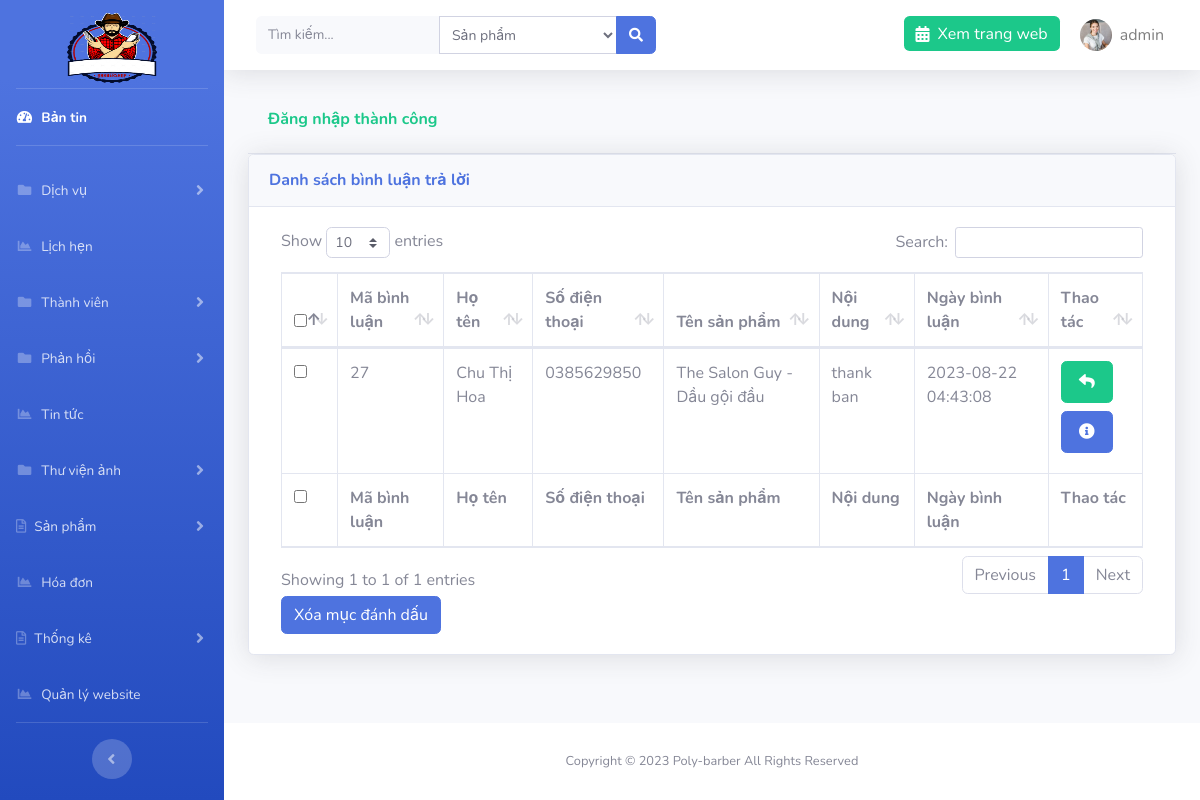
Screenshot of /admin/?page=comment&action=detail&id=26 (signed in) with the database file from the repository.
### tables this page shows
CREATE TABLE `setting` (
  `id` int(11) NOT NULL,
  `logo` varchar(191) NOT NULL,
  `file_ico` varchar(191) NOT NULL,
  `title` varchar(191) NOT NULL,
  `introduce` text NOT NULL,
  `slogan` varchar(191) NOT NULL
);

CREATE TABLE `comments` (
  `id` int(11) NOT NULL,
  `content` varchar(255) NOT NULL,
  `id_product` int(11) NOT NULL,
  `id_user` int(11) NOT NULL,
  `approve` bit(1) NOT NULL,
  `parent_id` int(11) NOT NULL,
  `rating` int(1) NOT NULL,
  `created_at` timestamp NOT NULL DEFAULT current_timestamp() ON UPDATE current_timestamp()
);

CREATE TABLE `users` (
  `id` int(11) NOT NULL,
  `account` varchar(191) NOT NULL,
  `password` varchar(191) NOT NULL,
  `name` varchar(191) NOT NULL,
  `address` varchar(255) NOT NULL,
  `phone` varchar(11) NOT NULL,
  `email` varchar(191) NOT NULL,
  `role` int(1) NOT NULL,
  `images` varchar(191) DEFAULT NULL,
  `code` varchar(191) DEFAULT NULL,
  `time_code` int(11) DEFAULT NULL
);

CREATE TABLE `products` (
  `id` int(11) NOT NULL,
  `name` varchar(191) NOT NULL,
  `price` float NOT NULL,
  `sale` float NOT NULL,
  `images` varchar(191) NOT NULL,
  `description` text NOT NULL,
  `status` bit(1) NOT NULL,
  `views` int(11) NOT NULL,
  `id_category` int(11) NOT NULL
);

### libs/database.php (called while the page is built, shortened)
<?php
function connection()
{
    try {
       $conn = new PDO("mysql:host=localhost; dbname=cattoc; charset=utf8", "root", "");
    } catch (PDOException $e) {
        echo "Lỗi Kết nối" . $e->getMessage();
    }
    return $conn;
}
function query_exe($sql) {
    $conn = connection();
    try {
        $stmt = $conn->prepare($sql);
        $stmt->execute();
        $result = $stmt->fetchAll(PDO::FETCH_ASSOC);
        return $result;
    } catch (PDOException $e) {
        echo "Lỗi dữ liệu" . $e->getMessage();
    } finally {
        unset($conn);
    }
}
function query_limit($sql) {
    $conn = connection();
    try {
        $stmt = $conn->prepare($sql);
        $stmt->execute();
        $result = $stmt->fetch(PDO::FETCH_ASSOC);
        return $result;
    } catch (PDOException $e) {
        echo "Lỗi dữ liệu" . $e->getMessage();
    } finally {
        unset($conn);
    }
}

### libs/setting.php (called while the page is built, shortened)
<?php
require_once "database.php";
function list_limit_setting(){
    $sql = "SELECT * from setting order by id limit 0,1";
    return query_limit($sql);
}

### libs/comments.php (called while the page is built, shortened)
<?php
require_once "database.php";
function list_parent_comment($parent_id){
    $sql = "SELECT comments.*,products.name as product_name,users.name,phone from comments
    inner join users on comments.id_user = users.id
    inner join products on comments.id_product = products.id where parent_id =$parent_id
     ORDER BY comments.id DESC";
    return query_exe($sql);
}

### admin/feedback/comments/detail.php (the view, shortened to what this page needs)
<?php
if(isset($_GET['id'])){
    $id = $_GET['id'];
    $comment = list_parent_comment($id);
}
?>
<div class="container-fluid">
    <?php if (isset($_SESSION['message'])) : ?>
        <div class="card-header py-3 text-success">
            <h6 class="font-weight-bold"><?= $_SESSION['message'] ?></h6>
        </div>
    <?php endif; ?>
    <div class="card shadow mb-4">
        <div class="card-header py-3">
            <h6 class="m-0 font-weight-bold text-primary">Danh sách bình luận trả lời</h6>
        </div>
        <div class="card-body">
            <div class="table-responsive">
                <form action="" method="POST" class="col-md-12">
                    <table class="table table-bordered" id="dataTable" width="100%" cellspacing="0">
                        <thead>
                            <tr>
                                <th>
                                    <input type="checkbox" name="checkall" class="checkall">
                                </th>
                                <th>Mã bình luận</th>
                                <th>Họ tên</th>
                                <th>Số điện thoại</th>
                                <th>Tên sản phẩm</th>
                                <th>Nội dung</th>
                                <th>Ngày bình luận</th>
                                <th>Thao tác</th>
                            </tr>
                        </thead>
                        <tfoot>
                            <tr>
                                <th>
                                    <input type="checkbox" name="checkall" class="checkall">
                                </th>
                                <th>Mã bình luận</th>
                                <th>Họ tên</th>
                                <th>Số điện thoại</th>
                                <th>Tên sản phẩm</th>
                                <th>Nội dung</th>
                                <th>Ngày bình luận</th>
                                <th>Thao tác</th>
                            </tr>
                        </tfoot>
                        <tbody>
                            <?php foreach ($comment as $c) : ?>
                                <tr>
                                    <td>
                                        <input type="checkbox" name="id[]" id="" value="<?= $c['id'] ?>">
                                    </td>
                                    <td><?= $c['id'] ?></td>
                                    <td><?= $c['name'] ?></td>
                                    <td><?= $c['phone'] ?></td>
                                    <td><?= $c['product_name'] ?></td>
                                    <td><?= $c['content'] ?></td>
                                    <td><?= $c['created_at'] ?></td>
                                    <td>
                                        <?php if ($c['approve'] == 1) : ?>
                                            <a href="<?= ROOT ?>admin/?page=comment&action=reply&id=<?= $c['id'] ?>" class="btn btn-success d-block p-2 w-75 mb-2"><i class="fas fa-reply"></i></a>
                                        <?php else : ?>
                                            <a href="<?= ROOT ?>admin/?page=comment&action=edit&id=<?= $c['id'] ?>" class="btn btn-success d-block p-2 w-75 mb-2"><i class="fas fa-check"></i></a>
                                        <?php endif; ?>
                                        <a href="<?= ROOT ?>admin/?page=comment&action=detail&id=<?= $c['id'] ?>" class="btn btn-primary  d-block p-2 w-75 mb-2"><i class="fas fa-info-circle"></i></a>
                                    </td>
                                </tr>
                            <?php endforeach; ?>
                        </tbody>
                    </table>
                    <button type="submit" class="btn btn-primary" id="btndel-category" name="btn-del">Xóa mục đánh dấu</button>
                </form>
            </div>
        </div>
    </div>
</div>

### admin/template/header.php (shortened to what this page needs)
<?php $setting = list_limit_setting(); ?>
<!DOCTYPE html>
<html lang="en">
<head>
    <link href="resource/vendor/fontawesome-free/css/all.min.css" rel="stylesheet" type="text/css">
    <link rel="stylesheet" href="resource/vendor/select2.min.css" />
<link rel="stylesheet" href="https://maxcdn.bootstrapcdn.com/bootstrap/4.4.1/css/bootstrap.min.css">
    <link href="resource/css/sb-admin-2.css" rel="stylesheet">
    <link href="resource/vendor/datatables/dataTables.bootstrap4.min.css" rel="stylesheet">
</head>
<body id="page-top">
    <div id="wrapper">
        <ul class="navbar-nav bg-gradient-primary sidebar sidebar-dark accordion" id="accordionSidebar">
            <a class="sidebar-brand d-flex align-items-center justify-content-center mb-3 pt-5" href="<?=ROOT?>admin">
                <img src="../images/<?=$setting['logo']?>" alt="logo" width="90" height="70">
            </a>
            <hr class="sidebar-divider my-0">
            <li class="nav-item active">
                <a class="nav-link" href="<?= ROOT ?>admin">
                    <i class="fas fa-fw fa-tachometer-alt"></i>
                    <span>Bản tin</span></a>
            </li>
            <hr class="sidebar-divider">
            <li class="nav-item">
                <a class="nav-link collapsed" href="#" data-toggle="collapse" data-target="#collapsePages" aria-expanded="true" aria-controls="collapsePages">
                    <i class="fas fa-fw fa-folder"></i>
                    <span>Dịch vụ</span>
                </a>
            </li>
            <li class="nav-item">
                <a class="nav-link" href="<?= ROOT ?>admin/?page=appointment">
                    <i class="fas fa-fw fa-chart-area"></i>
                    <span>Lịch hẹn</span></a>
            </li>
             <li class="nav-item">
                <a class="nav-link collapsed" href="#" data-toggle="collapse" data-target="#collapsePages2" aria-expanded="true" aria-controls="collapsePages">
                    <i class="fas fa-fw fa-folder"></i>
                    <span>Thành viên</span>
                </a>
            </li>
             <li class="nav-item">
                <a class="nav-link collapsed" href="#" data-toggle="collapse" data-target="#collapsePages3" aria-expanded="true" aria-controls="collapsePages">
                    <i class="fas fa-fw fa-folder"></i>
                    <span>Phản hồi</span>
                </a>
            </li>
               <li class="nav-item">
                <a class="nav-link" href="<?= ROOT ?>admin/?page=new">
                    <i class="fas fa-fw fa-chart-area"></i>
                    <span>Tin tức</span></a>
            </li>
  <li class="nav-item">
                <a class="nav-link collapsed" href="#" data-toggle="collapse" data-target="#collapsePages4" aria-expanded="true" aria-controls="collapsePages">
                    <i class="fas fa-fw fa-folder"></i>
                    <span>Thư viện ảnh</span>
                </a>
            </li>
            <li class="nav-item">
                <a class="nav-link collapsed" href="#" data-toggle="collapse" data-target="#collapseTwo" aria-expanded="true" aria-controls="collapseTwo">
                    <i class="far fa-file-alt"></i>
                    <span>Sản phẩm</span>
                </a>
            </li>
            <li class="nav-item">
                <a class="nav-link" href="<?= ROOT ?>admin/?page=order">
                    <i class="fas fa-fw fa-chart-area"></i>
                    <span>Hóa đơn</span></a>
            </li>
            <li class="nav-item">
                <a class="nav-link collapsed" href="#" data-toggle="collapse" data-target="#collapseTwo1" aria-expanded="true" aria-controls="collapseTwo">
                    <i class="far fa-file-alt"></i>
                    <span>Thống kê</span>
                </a>
            </li>
               <li class="nav-item">
                <a class="nav-link" href="<?= ROOT ?>admin/?page=setting">
                    <i class="fas fa-fw fa-chart-area"></i>
                    <span>Quản lý website</span></a>
            </li>
            <hr class="sidebar-divider d-none d-md-block">
            <div class="text-center d-none d-md-inline">
                <button class="rounded-circle border-0" id="sidebarToggle"></button>
            </div>
        </ul>
        <div id="content-wrapper" class="d-flex flex-column">
            <div id="content">
                <nav class="navbar navbar-expand navbar-light bg-white topbar mb-4 static-top shadow">
                    <form class="d-none d-sm-inline-block form-inline mr-auto ml-md-3 my-2 my-md-0 mw-100 navbar-search" method="POST" action="<?= ROOT ?>admin/search.php">
                        <div class="input-group">
                            <input name="keyword" type="text" title="Vui lòng nhập nội dung tìm kiếm" class="form-control bg-light border-0 small" placeholder="Tìm kiếm..." aria-label="Search" aria-describedby="basic-addon2" required>
                            <select name="select_search" id="" class="form-control form-control-sm select-search">
                        <option value="1">Sản phẩm</option>
                    </select>
                            <div class="input-group-append">
                                <button class="btn btn-primary" type="submit">
                                    <i class="fas fa-search fa-sm"></i>
                                </button>
                            </div>
                        </div>
                    </form>
                    <ul class="navbar-nav ml-auto">
                        <li class="nav-item no-arrow">
                            <a href="<?=ROOT?>" class="nav-link bg-success text-white h-50 mt-3 rounded"><i class="fas fa-calendar-alt mr-2"></i>Xem trang web</a>
                        </li>
                        <li class="nav-item dropdown no-arrow">
                            <a class="nav-link dropdown-toggle" href="" id="userDropdown" role="button" data-toggle="dropdown" aria-haspopup="true" aria-expanded="false">
                                <img class="img-profile rounded-circle" src="../images/users/<?=$_SESSION['user']['images']?>">
                                <span class="ml-2 mr-2 text-black-50"><?=$_SESSION['user']['account']?></span>
                            </a>
                        </li>
                    </ul>
                </nav>

### rows the page displays
setting: logo (picture)
comments: id "27", id_user.name "Chu Thị Hoa", id_user.phone "0385629850", id_product.name "The Salon Guy - Dầu gội đầu", content "thank ban", created_at "2023-08-22 04:43:08"

### other values shown
$_SESSION['user']['account'] "admin"
$_SESSION['message'] "Đăng nhập thành công"
